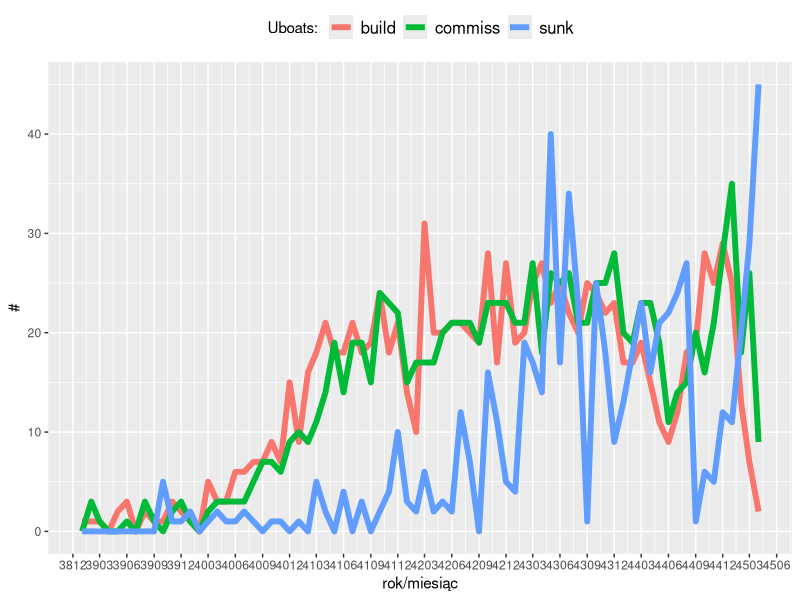
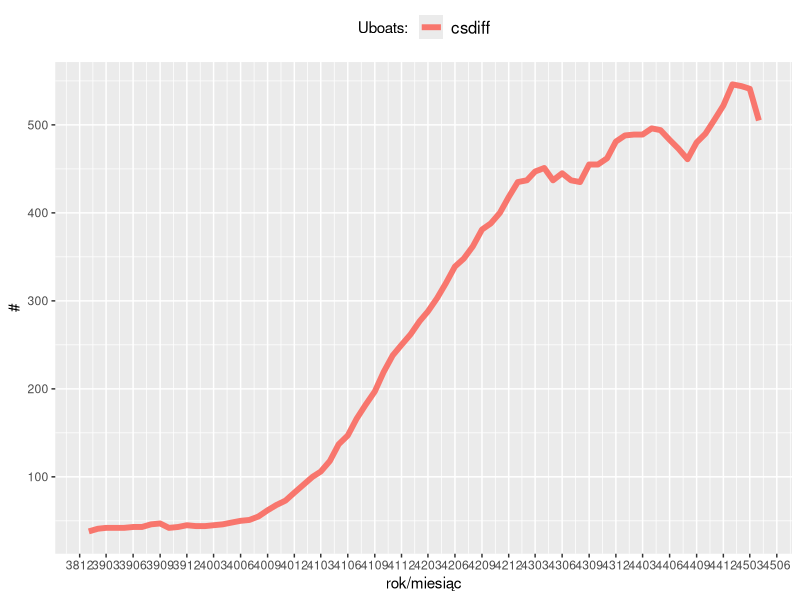
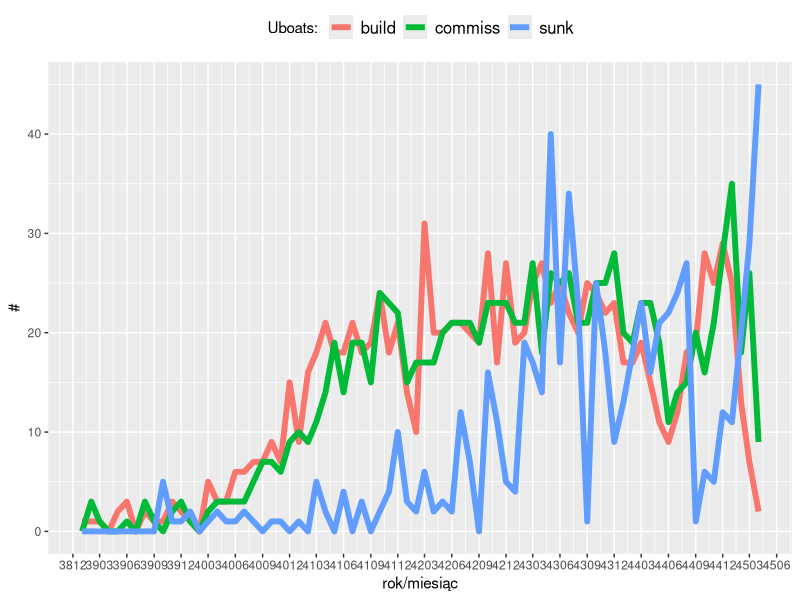
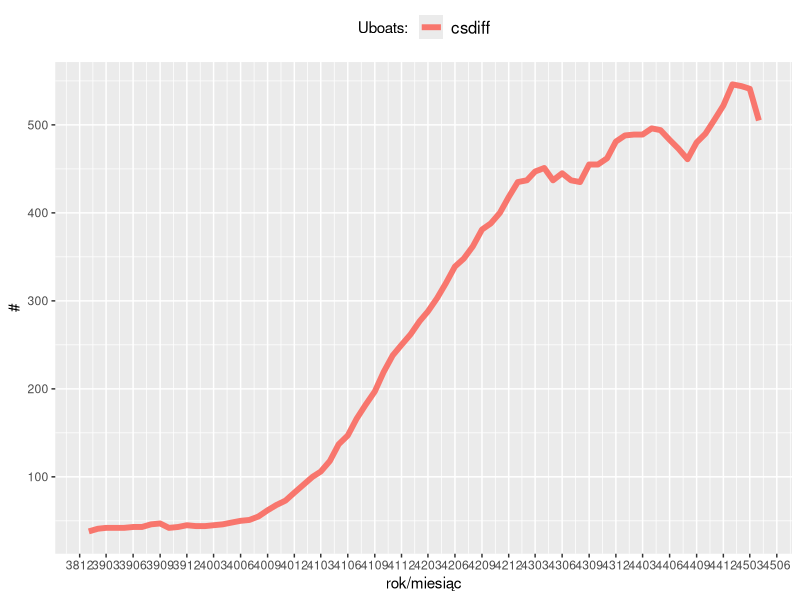

Reproduce these figures in R, in order.
## http://www.statmethods.net/stats/regression.html
## http://www.cookbook-r.com/Statistical_analysis/Regression_and_correlation/
## google:: trust wvs  Heston et al.
## http://tdhock.github.io/animint/geoms.html
library(reshape)
require(ggplot2)
library(scales)
# library(tidyr)
# http://stackoverflow.com/questions/11335836/increase-number-of-axis-ticks-in-ggplot2
number_ticks <- function(n) {function(limits) pretty(limits, n)}

# http://stackoverflow.com/questions/7381455/filtering-a-data-frame-by-values-in-a-column
d <- read.csv("uboats_build_and_sunk.csv", sep = ';',  header=T, na.string="NA");

commiss.cumsum <- cumsum(d$commiss)
sunk.cumsum <- cumsum(d$sunk)
csdiff <- commiss.cumsum - sunk.cumsum
d[,"csdiff"]  <- csdiff;

#commiss.cumsum
#
#sunk.cumsum
#
#csdiff;

#str(d);
#
#d39 <- filter(d, as.Date(d$rokmc) >= as.Date('1939-01-01'));
#
#str(d39);
#
# https://github.com/jtrecenti/falrec

d39 <- subset(d, as.Date(d$rokmc) >= as.Date('1939-01-01'))


ggplot(d39, aes(x = as.Date(rokmc))) +
  geom_line(aes(y = build, colour = 'build', group = 1), size=2) +
  geom_line(aes(y = commiss, colour = 'commiss', group = 1), size=2) +
  geom_line(aes(y = sunk, colour = "sunk", group = 1), size=2) +
  #geom_line(aes(y = csdiff, colour = "csdiff", group = 1), size=2) +
  ylab(label="#") +
  xlab(label="rok/miesiąc") +
  ##scale_y_continuous(breaks=number_ticks(15)) +
  ##scale_x_continuous(breaks=number_ticks(50)) +
  scale_x_date(breaks = date_breaks("3 months"), labels = date_format("%y%m")) +
  ##theme(legend.title=element_blank()) +
  labs(colour = "Uboats: ") +
  theme(legend.position="top") +
  ###geom_smooth(method=lm);
  theme(legend.text=element_text(size=12));

ggsave(file="Uboots_build_and_sunk.pdf", width=20, height=8)


ggplot(d39, aes(x = as.Date(rokmc))) +
  geom_line(aes(y = csdiff, colour = "csdiff", group = 1), size=2) +
  ylab(label="#") +
  xlab(label="rok/miesiąc") +
  ##scale_y_continuous(breaks=number_ticks(15)) +
  ##scale_x_continuous(breaks=number_ticks(50)) +
  scale_x_date(breaks = date_breaks("3 months"), labels = date_format("%y%m")) +
  ##theme(legend.title=element_blank()) +
  labs(colour = "Uboats: ") +
  theme(legend.position="top") +
  ###geom_smooth(method=lm);
  theme(legend.text=element_text(size=12));

ggsave(file="Uboots_build_and_sunk_diff.pdf", width=20, height=8)
